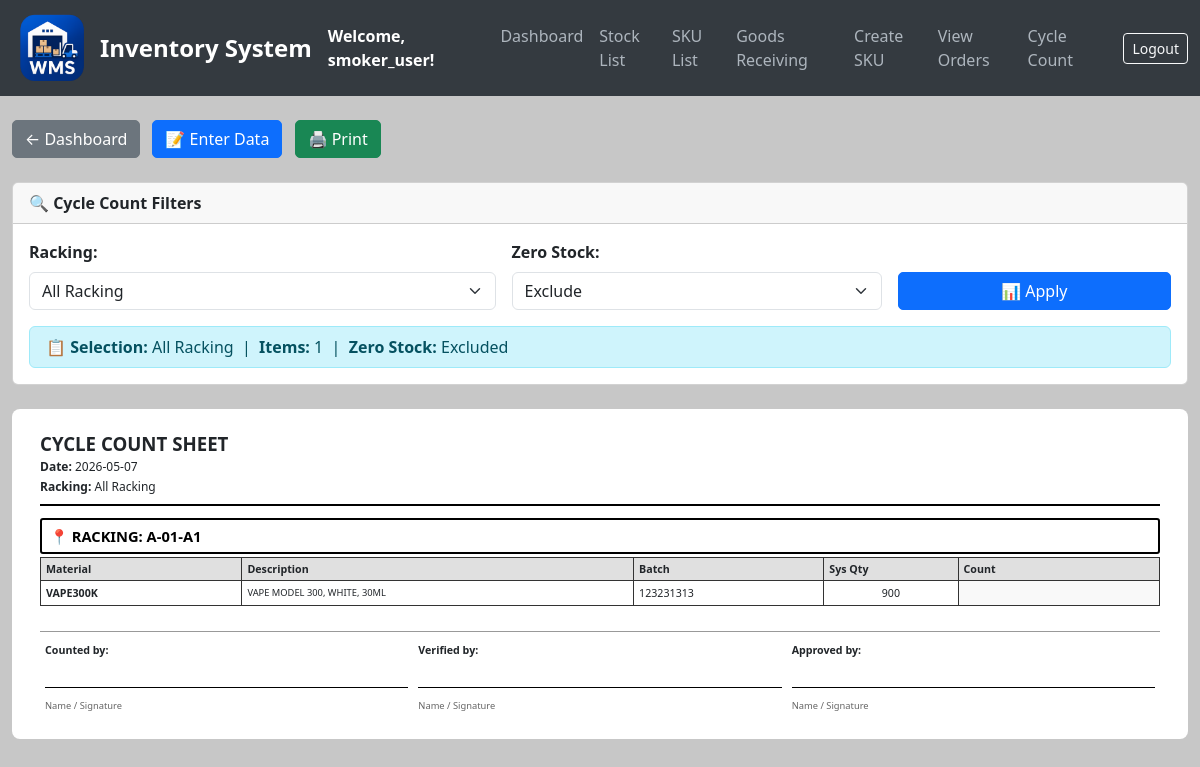
The page /cycle-count (signed in) on the database its author committed.
### models.py (models this page shows, shortened)
class User(UserMixin, db.Model):
    __tablename__ = 'users'
    id = db.Column(db.Integer, primary_key=True)
    username = db.Column(db.String(80), unique=True, nullable=False)
    email = db.Column(db.String(120), unique=True, nullable=False)
    password = db.Column(db.String(200), nullable=False)
    date_created = db.Column(db.DateTime, default=get_local_time)
    last_login = db.Column(db.DateTime, nullable=True)
    is_active = db.Column(db.Boolean, default=True)
    is_approved = db.Column(db.Boolean, default=False)
    is_admin = db.Column(db.Boolean, default=False)
    plan = db.Column(db.String(20), default='basic')
    can_create_racking = db.Column(db.Boolean, default=False)
    can_create_stock = db.Column(db.Boolean, default=False)
    can_create_order = db.Column(db.Boolean, default=False)
    can_transfer_stock = db.Column(db.Boolean, default=False)
    can_transfer_batch = db.Column(db.Boolean, default=False)
    can_mass_transfer = db.Column(db.Boolean, default=False)
    can_bulk_transfer = db.Column(db.Boolean, default=False)
    can_add_sku = db.Column(db.Boolean, default=False)
    can_view_orders = db.Column(db.Boolean, default=False)  # ← new
    can_cycle_count = db.Column(db.Boolean, default=False)  # ← new

class Stock(db.Model):
    __tablename__ = 'stock'
    id = db.Column(db.Integer, primary_key=True)
    sku_id = db.Column(db.Integer, db.ForeignKey('sku_list.id'), nullable=False)  # Foreign key reference to SKU
    sku = db.relationship('SKU', backref='stocks', lazy=True)  # Add relationship to SKU
    quantity = db.Column(db.Integer, default=0, nullable=False)
    batch_number = db.Column(db.String(100), nullable=True)
    shipment_number = db.Column(db.String(100), nullable=True)
    racking_number = db.Column(db.String(100), nullable=True)
    remarks = db.Column(db.String(255), nullable=True)
    timestamp = db.Column(db.DateTime, default=get_local_time)  # New timestamp column

class SKU(db.Model):
    __tablename__ = 'sku_list'
    id = db.Column(db.Integer, primary_key=True)
    material_number = db.Column(db.String(50), unique=True, nullable=False)
    product_description = db.Column(db.String(200), nullable=False)
    pack_size_id = db.Column(db.Integer, db.ForeignKey('pack_sizes.id'), nullable=False)
    weight = db.Column(db.Float, nullable=False)
    pack_size = db.relationship('PackSize', backref='skus', lazy=True)  # Establish relationship

### app.py (the view)
@app.route('/cycle-count', methods=['GET'])
@login_required
@permission_required('can_cycle_count')
def cycle_count():
    from datetime import datetime
    selected_racking = request.args.get('racking_number', 'all')
    include_zero = request.args.get('include_zero', 'no')
    all_rackings = Racking.query.order_by(Racking.racking_number).all()
    racking_list = []
    rack_letters = set()
    for r in all_rackings:
        rack_letter = r.racking_number.split('-')[0] if '-' in r.racking_number else r.racking_number[0]
        rack_letters.add(rack_letter)
    for letter in sorted(rack_letters):
        racking_list.append(letter)
    for r in all_rackings:
        racking_list.append(r.racking_number)
    query = db.session.query(
        Stock.id.label('stock_id'),
        SKU.material_number,
        SKU.product_description,
        Stock.batch_number,
        Stock.shipment_number,
        Stock.racking_number,
        Stock.quantity,
        Stock.remarks
    ).join(SKU, Stock.sku_id == SKU.id)
    if selected_racking != 'all':
        if len(selected_racking) == 1:
            query = query.filter(Stock.racking_number.like(f'{selected_racking}-%'))
        else:
            query = query.filter(Stock.racking_number == selected_racking)
    if include_zero == 'no':
        query = query.filter(Stock.quantity > 0)
    query = query.order_by(Stock.racking_number, SKU.material_number, Stock.batch_number)
    stocks = query.all()
    racking_stocks = {}
    for stock in stocks:
        rack_num = stock.racking_number
        if rack_num not in racking_stocks:
            racking_stocks[rack_num] = []
        racking_stocks[rack_num].append({
            'stock_id': stock.stock_id,
            'material_number': stock.material_number,
            'product_description': stock.product_description,
            'batch_number': stock.batch_number,
            'shipment_number': stock.shipment_number,
            'racking_number': stock.racking_number,
            'quantity': stock.quantity,
            'remarks': stock.remarks
        })
    return render_template('cycle_count_print.html',
                           racking_stocks=racking_stocks,  # Changed from sku_stocks
                           racking_list=racking_list,
                           selected_racking=selected_racking,
                           include_zero=include_zero,
                           count_date=datetime.now().strftime('%Y-%m-%d'),
                           total_stock_lines=len(stocks))

### app.py (called while the page is built)
def permission_required(permission):
    def decorator(f):
        @wraps(f)
        def decorated_function(*args, **kwargs):
            if not current_user.is_authenticated:
                return redirect(url_for('login'))
            if current_user.is_admin:
                return f(*args, **kwargs)
            if not getattr(current_user, permission, False):
                flash('You do not have permission to access this feature.', 'danger')
                return redirect(url_for('dashboard'))
            return f(*args, **kwargs)
        return decorated_function
    return decorator

@login_manager.user_loader
def load_user(user_id):
    return db.session.get(User, int(user_id))

### templates/cycle_count_print.html (shortened to what this page needs)
{% extends "base.html" %}
{% block content %}
<div class="container mt-4 no-print">
    <div class="text-left mb-4">
        <a href="/dashboard" class="btn btn-secondary d-inline-block">← Dashboard</a>
        <a href="/cycle-count/perform?racking_number={{ selected_racking }}&include_zero={{ include_zero }}" class="btn btn-primary d-inline-block ms-2">📝 Enter Data</a>
        <button onclick="window.print()" class="btn btn-success d-inline-block ms-2">🖨️ Print</button>
    </div>
    <div class="card mb-4">
        <div class="card-header fw-bold">🔍 Cycle Count Filters</div>
        <div class="card-body">
            <form method="GET" action="/cycle-count">
                <div class="row g-3 align-items-end">
                    <div class="col-md-5">
                        <label for="racking_number" class="form-label fw-semibold">Racking:</label>
                        <select name="racking_number" id="racking_number" class="form-select">
                            <option value="all" {% if selected_racking == 'all' %}selected{% endif %}>All Racking</option>
                        </select>
                    </div>
                    <div class="col-md-4">
                        <label for="include_zero" class="form-label fw-semibold">Zero Stock:</label>
                        <select name="include_zero" id="include_zero" class="form-select">
                            <option value="no" {% if include_zero == 'no' %}selected{% endif %}>Exclude</option>
                        </select>
                    </div>
                    <div class="col-md-3">
                        <button type="submit" class="btn btn-primary w-100">📊 Apply</button>
                    </div>
                </div>
                <div class="alert alert-info mt-3 mb-0 py-2">
                    <strong>📋 Selection:</strong>
                    {% if selected_racking == 'all' %}All Racking
                    {% elif selected_racking|length == 1 %}Rack {{ selected_racking }} - All Bays
                    {% else %}{{ selected_racking }}{% endif %}
                    &nbsp;|&nbsp; <strong>Items:</strong> {{ total_stock_lines }}
                    &nbsp;|&nbsp; <strong>Zero Stock:</strong> {% if include_zero == 'yes' %}Included{% else %}Excluded{% endif %}
                </div>
            </form>
        </div>
    </div>
</div>
<div class="container">
    <div class="print-document">
        <div class="header">
            <h1>CYCLE COUNT SHEET</h1>
            <div class="header-info">
                <div><strong>Date:</strong> {{ count_date }}</div>
                <div><strong>Racking:</strong>
                    {% if selected_racking == 'all' %}All Racking
                    {% elif selected_racking|length == 1 %}Rack {{ selected_racking }} (All Bays)
                    {% else %}{{ selected_racking }}{% endif %}
                </div>
            </div>
        </div>
        {% for racking_number, stocks in racking_stocks.items() %}
        <div class="racking-section">
            <div class="racking-header">📍 RACKING: {{ racking_number }}</div>
            <table class="items-table">
                <thead>
                    <tr>
                        <th class="material-col">Material</th>
                        <th class="description-col">Description</th>
                        <th class="batch-col">Batch</th>
                        <th class="system-qty">Sys Qty</th>
                        <th class="counted-qty">Count</th>
                    </tr>
                </thead>
                <tbody>
                    {% for stock in stocks %}
                    <tr>
                        <td class="material-col">{{ stock.material_number }}</td>
                        <td class="description-col">{{ stock.product_description }}</td>
                        <td class="batch-col">{{ stock.batch_number or 'N/A' }}</td>
                        <td class="system-qty">{{ stock.quantity }}</td>
                        <td class="counted-qty"></td>
                    </tr>
                    {% endfor %}
                </tbody>
            </table>
        </div>
        {% else %}
        <div style="text-align:center; padding:40px; font-size:11pt;">
            <p>No stock items found for the selected criteria.</p>
        </div>
        {% endfor %}
        <div class="footer">
            <div class="signatures">
                <div class="signature-box">
                    <strong>Counted by:</strong>
                    <div class="signature-line"></div>
                    <small>Name / Signature</small>
                </div>
                <div class="signature-box">
                    <strong>Verified by:</strong>
                    <div class="signature-line"></div>
                    <small>Name / Signature</small>
                </div>
                <div class="signature-box">
                    <strong>Approved by:</strong>
                    <div class="signature-line"></div>
                    <small>Name / Signature</small>
                </div>
            </div>
        </div>
    </div>
</div>
</body>
</html>
{% endblock %}

### templates/base.html (shortened to what this page needs)
<!DOCTYPE html>
<html lang="en">
<head>
    <link href="https://cdn.jsdelivr.net/npm/bootstrap@5.3.0/dist/css/bootstrap.min.css" rel="stylesheet">
</head>
<body>
<nav class="navbar navbar-expand-lg navbar-dark">
    <div class="container-fluid">
        <img src="{{ url_for('static', filename='logo_.png') }}" alt="Logo" width="80" height="80" class="me-2">
        <a class="navbar-brand" href="/">Inventory System</a>
        <strong class="text-white">Welcome, {{ current_user.username }}!</strong>
        <div class="collapse navbar-collapse" id="navbarNav">
            <ul class="navbar-nav ms-auto">
                <li class="nav-item"><a class="nav-link" href="/dashboard">Dashboard</a></li>
                <li class="nav-item"><a class="nav-link" href="/stocks">Stock List</a></li>
                <li class="nav-item"><a class="nav-link" href="/sku-list">SKU List</a></li>
                {% if current_user.is_admin or current_user.can_create_stock %}
                <li class="nav-item"><a class="nav-link" href="/create-stock">Goods Receiving</a></li>
                {% endif %}
                {% if current_user.is_admin or current_user.can_add_sku %}
                <li class="nav-item"><a class="nav-link" href="/add-sku">Create SKU</a></li>
                {% endif %}
                {% if current_user.is_admin or current_user.can_view_orders %}
                <li class="nav-item"><a class="nav-link" href="/orders">View Orders</a></li>
                {% endif %}
                {% if current_user.is_admin or current_user.can_cycle_count %}
                <li class="nav-item"><a class="nav-link" href="/cycle-count">Cycle Count</a></li>
                {% endif %}
            </ul>
            <form class="d-flex ms-3" action="{{ url_for('logout') }}" method="POST">
                <button class="btn btn-sm btn-outline-light" type="submit">Logout</button>
            </form>
        </div>
    </div>
</nav>
{% block content %}{% endblock %}
</body>
</html>

### rows shown on the page
User: username "smoker_user"
Stock: racking_number "A-01-A1", material_number "VAPE300K", product_description "VAPE MODEL 300, WHITE, 30ML", batch_number "123231313", quantity "900"

### other values the page prints
{{ total_stock_lines }} "1"
